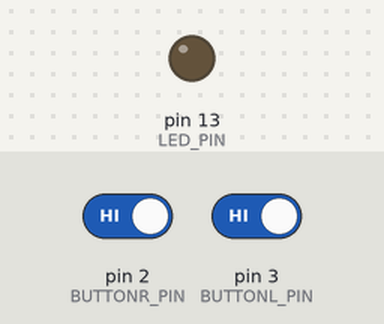
A sketch run on a simulated Arduino Uno, built with avr-gcc and run on an emulated ATmega328P. Parts: output pins drawn as LEDs (lit = HIGH). Dashed ring = blinking. The test bench sets the inputs (shaded band); at power-on: pin 2 (BUTTONR_PIN) HIGH, pin 3 (BUTTONL_PIN) HIGH.

Above: at 1.2 s.
1.3 s: pin 2 (BUTTONR_PIN) driven LOW and pin 3 (BUTTONL_PIN) driven LOW
At 1.55 s:
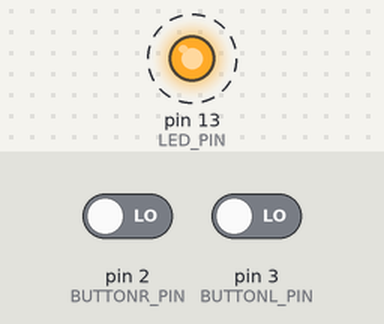
4.3 s: pin 2 (BUTTONR_PIN) driven HIGH
At 4.3 s:
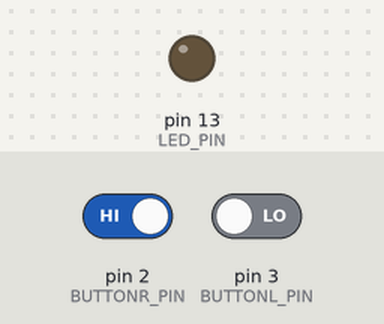
5.8 s: pin 2 (BUTTONR_PIN) driven LOW
At 6.05 s:
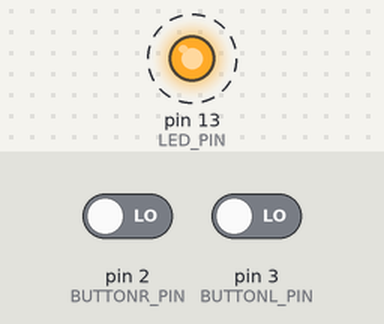
8.8 s: pin 3 (BUTTONL_PIN) driven HIGH
Timing chart, 0 to 11.3 s (numbered marks = the images above; inputs shaded):
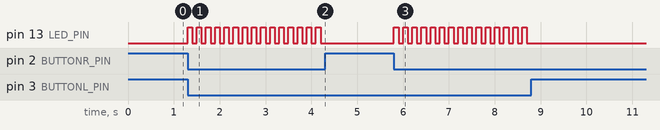

Measured:
- after the input at 1.3 s, pin 13 (LED_PIN): alternates HIGH for 0.10 s and LOW for 0.10 s, starting at once
- after the input at 4.3 s, pin 13 (LED_PIN): stops changing and stays LOW
- after the input at 5.8 s, pin 13 (LED_PIN): alternates HIGH for 0.10 s and LOW for 0.10 s, starting at once
- after the input at 8.8 s, pin 13 (LED_PIN): stops changing and stays LOW

The sketch:

buttonbeki3.ino
```cpp
/* Blink led with button */

const uint8_t LED_PIN = 13;
const uint8_t BUTTONR_PIN = 2;
const uint8_t BUTTONL_PIN = 3;
uint8_t buttonr_state = 0;
uint8_t buttonl_state = 0;
uint8_t led_state = LOW;

void setup() {
    pinMode(LED_PIN, OUTPUT);
    pinMode(BUTTONR_PIN, INPUT);
    pinMode(BUTTONL_PIN, INPUT);
}

void loop() {
    buttonr_state = digitalRead(BUTTONR_PIN);
    buttonl_state = digitalRead(BUTTONL_PIN);
    if (buttonr_state == LOW && buttonl_state == LOW)
    {
      led_state = !led_state;
      digitalWrite(LED_PIN, led_state);
    }
    delay(100);
}
```
